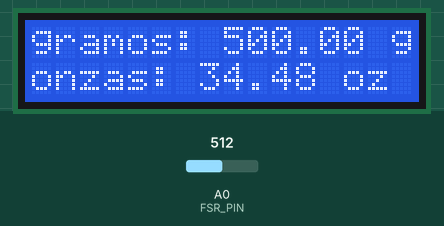
Bench run of a sketch on a simulated Arduino Uno, built with avr-gcc and run on an emulated ATmega328P. On the bench: 16×2 character LCD. The test bench sets the inputs (shaded band); at power-on: A0 (FSR_PIN) = 512.

Above: at 2.2 s.
2.3 s: A0 (FSR_PIN) set to 716
At 2.9 s:
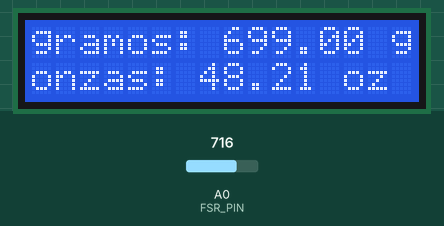
3.9 s: A0 (FSR_PIN) set to 1007
At 4.3 s:
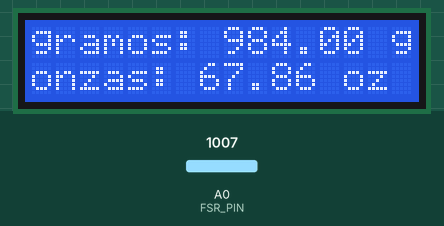
5.4 s: A0 (FSR_PIN) set to 1023
At 5.8 s:
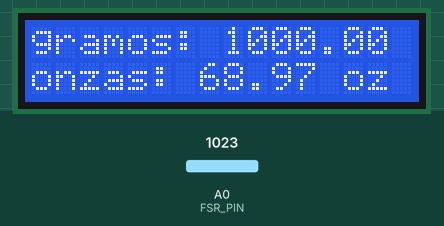
10.0 s: A0 (FSR_PIN) set to 0
At 11.2 s:
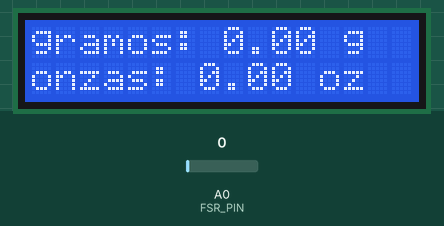
Timing chart, 0 to 13.0 s (numbered marks = the images above; inputs shaded):
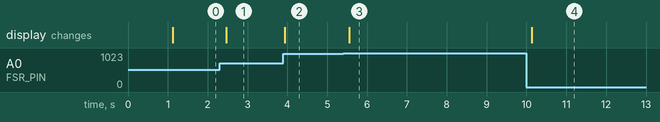

The sketch:

sensor.ino
```cpp
/*
Centro Educativo Tecnico Laboral Kinal
Taller de electronica y reparacion de computadoras
Integrantes
* Diego Alejandro Culajay Gonzalez - 2019485
* Henry Abraham Esquite Matheu - 2021206
* Lenin giovanny toc muñoz - 2019363
* Jared Hernan Ruiz Anleu - 2022011
Codigo Tecnico EB5AM
Proyecto Silo de granos
*/

// Incluir las bibliotecas necesarias
#include <Wire.h>
#include <LiquidCrystal_I2C.h>

// Definir los pines del sensor de fuerza y la dirección de la pantalla LCD I2C
#define FSR_PIN  A0
const int LCD_ADDRESS = 0x27;

// Definir las constantes de calibración
const float CALIBRATION_FACTOR = 14.5; // Factor de calibración para convertir a onzas
const float MIN_FORCE = 0.0; // Fuerza mínima en el sensor
const float MAX_FORCE = 1000.0; // Fuerza máxima en el sensor

// Crear un objeto de la clase LiquidCrystal_I2C
LiquidCrystal_I2C lcd(LCD_ADDRESS, 16, 2);

void setup() {
 // Inicializar la comunicación I2C y el LCD
 Wire.begin();
 lcd.init();
 lcd.backlight();

 // Mostrar un mensaje de bienvenida
 lcd.setCursor(0, 0);
 lcd.print("Sensor de Fuerza");
 lcd.setCursor(0, 1);
 lcd.print("Presione...");

 delay(1000);
}

void loop() {
 // Leer el valor del sensor de fuerza
 int fsrValue = analogRead(FSR_PIN);

 // Convertir el valor del sensor a onzas
 float force = map(fsrValue, 0, 1023, MIN_FORCE, MAX_FORCE);
 float ounces = force / CALIBRATION_FACTOR;

 // Mostrar el valor en el LCD
 lcd.clear();
 lcd.setCursor(0, 0);
 lcd.print("gramos: ");
 lcd.print(force);
 lcd.print(" g");
 lcd.setCursor(0, 1);
 lcd.print("onzas: ");
 lcd.print(ounces, 2);
 lcd.print(" oz");

 delay(100);
}
```

Measured:
- after the input at 2.3 s, the display: changes after 0.16 s (image 1)
- after the input at 3.9 s, the display: changes at once (image 2)
- after the input at 5.4 s, the display: changes after 0.15 s (image 3)
- after the input at 10.0 s, the display: changes after 0.13 s (image 4)
